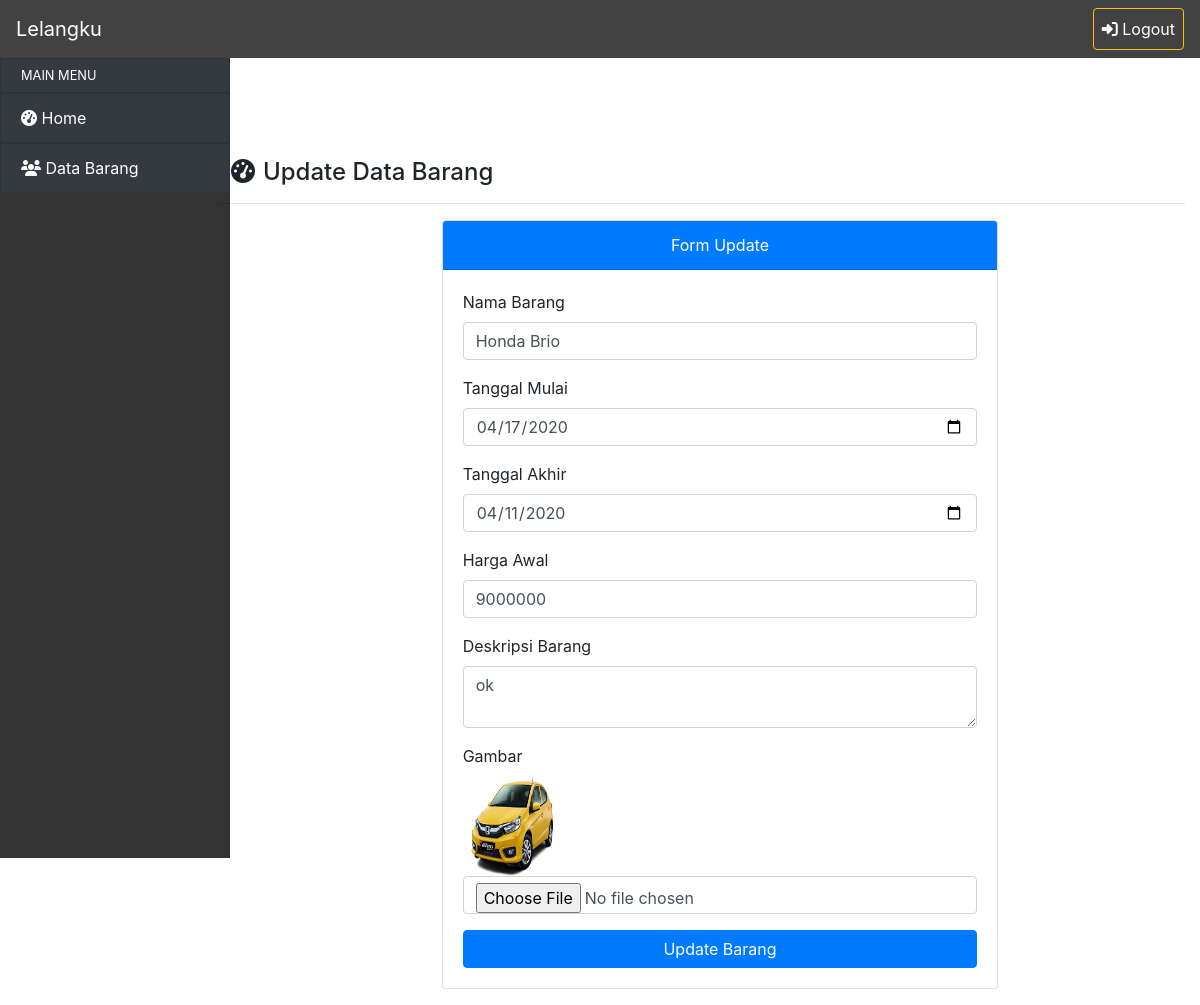
The app's page /petugas/index.php?page=update_barang&id_barang=1 with its own data.
### tables this page shows
CREATE TABLE `tb_barang` (
  `id_barang` int(11) NOT NULL,
  `nama_barang` varchar(25) NOT NULL,
  `tanggal_mulai` date NOT NULL,
  `tanggal_akhir` date NOT NULL,
  `harga_awal` int(20) NOT NULL,
  `deskripsi_barang` text NOT NULL,
  `status` enum('dibuka','ditutup') NOT NULL,
  `gambar` varchar(150) NOT NULL
);

### config.php (called while the page is built, shortened)
<?php
$conn = mysqli_connect("localhost", "root", "", "db_lelang");
function query($query){
    global $conn;
    $result = mysqli_query($conn,$query);
    $rows = [];
    while($row = mysqli_fetch_assoc($result)){
        $rows[] = $row;
    }
    return $rows;
}

### petugas/update_barang.php (the view, shortened to what this page needs)
<?php
require_once '../config.php';
$id_barang = $_GET["id_barang"];
$barang = query("SELECT * FROM tb_barang WHERE id_barang = '$id_barang'")[0];
?>
<h4 class="ml-3"><i class="fas fa-tachometer-alt mr-2"></i>Update Data Barang</h4><hr>
    <div class="container-fluid">
    <div class="row">
        <div class="col-md-8 offset-md-2 mb-3">
            <form method="post" action="" autocomplete="off" enctype="multipart/form-data">
                <div class="card">
                    <div class="card-header bg-primary text-white text-center">
                        Form Update
                    </div>
                    <div class="card-body">
                        <div class="form-group">
                            <label>Nama Barang</label>
                            <input type="text" name="nama_barang" class="form-control" value="<?php echo $barang["nama_barang"] ?>">
                        </div>
                        <div class="form-group">
                            <label>Tanggal Mulai</label>
                            <input type="date" name="tanggal_mulai" class="form-control" value="<?php echo $barang["tanggal_mulai"] ?>">
                        </div>
                        <div class="form-group">
                            <label>Tanggal Akhir</label>
                            <input type="date" name="tanggal_akhir" value="<?php echo $barang["tanggal_akhir"]; ?>" class="form-control">
                        </div>
                        <div class="form-group">
                            <label>Harga Awal</label>
                            <input type="number" name="harga_awal" class="form-control" value="<?php echo $barang["harga_awal"] ?>">
                        </div>
                        <div class="form-group">
                            <label>Deskripsi Barang</label>
                            <textarea class="form-control" name="deskripsi_barang"><?php echo $barang["deskripsi_barang"]; ?></textarea>
                        </div>
                        <div class="form-group">
                            <label>Gambar</label> <br>
                            <img src="../media/<?php echo $barang["gambar"]; ?>" width="100" height="100">
                            <input type="file" name="gambar" class="form-control">
                        </div>
                        <button type="submit" name="submit" class="btn btn-primary btn-block">Update Barang</button>
                    </div>
                </div>
            </form>
        </div>
    </div>
</div>

### petugas/home.css (style rules this page uses)
.row { margin-left: 50px; margin-right: 10px; }

### records on screen
tb_barang: nama_barang "Honda Brio", tanggal_mulai "04/17/2020", tanggal_akhir "04/11/2020", harga_awal "9000000", deskripsi_barang "ok", gambar (picture)
